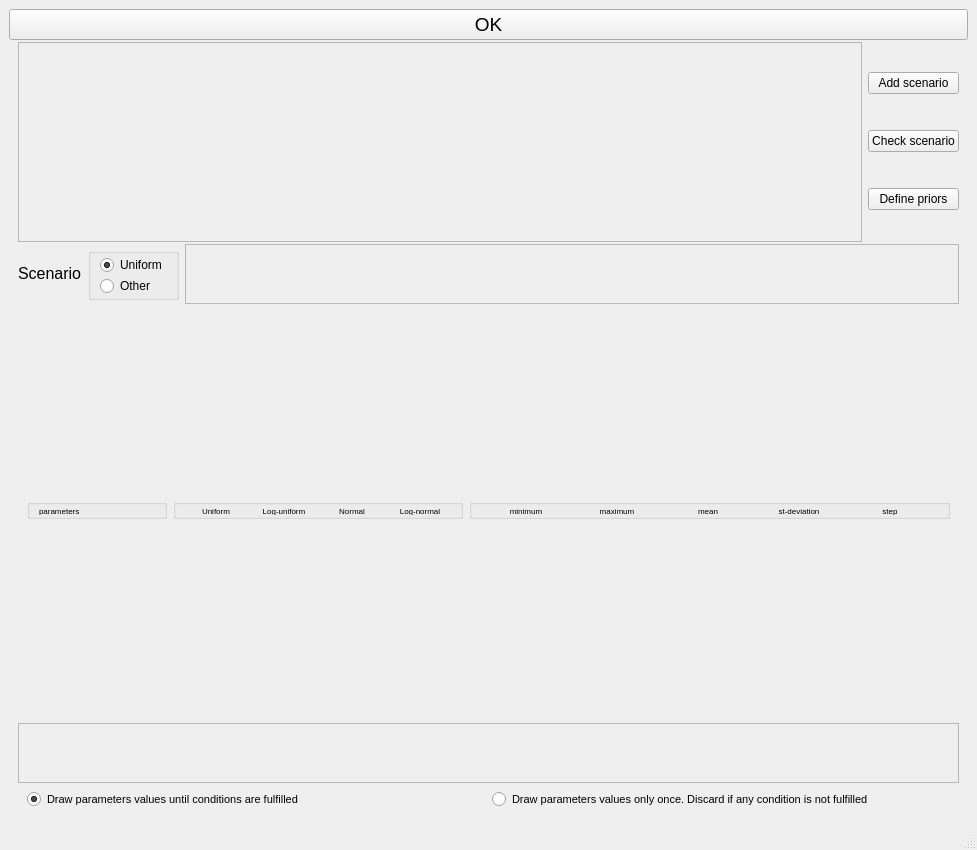
<?xml version="1.0" encoding="UTF-8"?>
<ui version="4.0">
 <class>MainWindow</class>
 <widget class="QMainWindow" name="MainWindow">
  <property name="windowModality">
   <enum>Qt::WindowModal</enum>
  </property>
  <property name="geometry">
   <rect>
    <x>0</x>
    <y>0</y>
    <width>977</width>
    <height>850</height>
   </rect>
  </property>
  <property name="windowTitle">
   <string>MainWindow</string>
  </property>
  <widget class="QWidget" name="centralwidget">
   <layout class="QVBoxLayout" name="verticalLayout_4">
    <property name="spacing">
     <number>2</number>
    </property>
    <item>
     <widget class="QPushButton" name="okButton">
      <property name="font">
       <font>
        <pointsize>14</pointsize>
       </font>
      </property>
      <property name="toolTip">
       <string>(Alt+o)</string>
      </property>
      <property name="text">
       <string>OK</string>
      </property>
      <property name="shortcut">
       <string>Alt+O</string>
      </property>
     </widget>
    </item>
    <item>
     <widget class="QFrame" name="frame_4">
      <property name="frameShape">
       <enum>QFrame::NoFrame</enum>
      </property>
      <property name="frameShadow">
       <enum>QFrame::Raised</enum>
      </property>
      <layout class="QHBoxLayout" name="horizontalLayout_4">
       <property name="topMargin">
        <number>0</number>
       </property>
       <property name="bottomMargin">
        <number>0</number>
       </property>
       <item>
        <widget class="QScrollArea" name="scScroll">
         <property name="sizePolicy">
          <sizepolicy hsizetype="Expanding" vsizetype="Fixed">
           <horstretch>0</horstretch>
           <verstretch>0</verstretch>
          </sizepolicy>
         </property>
         <property name="minimumSize">
          <size>
           <width>500</width>
           <height>200</height>
          </size>
         </property>
         <property name="maximumSize">
          <size>
           <width>16777215</width>
           <height>200</height>
          </size>
         </property>
         <property name="widgetResizable">
          <bool>true</bool>
         </property>
         <widget class="QWidget" name="scScrollContent">
          <property name="geometry">
           <rect>
            <x>0</x>
            <y>0</y>
            <width>821</width>
            <height>198</height>
           </rect>
          </property>
          <layout class="QHBoxLayout" name="horizontalLayout_3"/>
         </widget>
        </widget>
       </item>
       <item>
        <layout class="QVBoxLayout" name="verticalLayout_3">
         <item>
          <widget class="QPushButton" name="addScButton">
           <property name="sizePolicy">
            <sizepolicy hsizetype="Fixed" vsizetype="Fixed">
             <horstretch>0</horstretch>
             <verstretch>0</verstretch>
            </sizepolicy>
           </property>
           <property name="maximumSize">
            <size>
             <width>110</width>
             <height>16777215</height>
            </size>
           </property>
           <property name="toolTip">
            <string>(Alt+a)</string>
           </property>
           <property name="text">
            <string>Add scenario</string>
           </property>
           <property name="shortcut">
            <string>Alt+A</string>
           </property>
          </widget>
         </item>
         <item>
          <widget class="QPushButton" name="chkScButton">
           <property name="sizePolicy">
            <sizepolicy hsizetype="Fixed" vsizetype="Fixed">
             <horstretch>0</horstretch>
             <verstretch>0</verstretch>
            </sizepolicy>
           </property>
           <property name="maximumSize">
            <size>
             <width>110</width>
             <height>16777215</height>
            </size>
           </property>
           <property name="text">
            <string>Check scenario</string>
           </property>
          </widget>
         </item>
         <item>
          <widget class="QPushButton" name="defPrButton">
           <property name="sizePolicy">
            <sizepolicy hsizetype="Fixed" vsizetype="Fixed">
             <horstretch>0</horstretch>
             <verstretch>0</verstretch>
            </sizepolicy>
           </property>
           <property name="maximumSize">
            <size>
             <width>110</width>
             <height>16777215</height>
            </size>
           </property>
           <property name="text">
            <string>Define priors</string>
           </property>
          </widget>
         </item>
        </layout>
       </item>
      </layout>
     </widget>
    </item>
    <item>
     <widget class="QFrame" name="frame_3">
      <property name="frameShape">
       <enum>QFrame::NoFrame</enum>
      </property>
      <property name="frameShadow">
       <enum>QFrame::Raised</enum>
      </property>
      <layout class="QHBoxLayout" name="horizontalLayout">
       <property name="topMargin">
        <number>0</number>
       </property>
       <property name="bottomMargin">
        <number>0</number>
       </property>
       <item>
        <widget class="QLabel" name="label">
         <property name="sizePolicy">
          <sizepolicy hsizetype="Preferred" vsizetype="Maximum">
           <horstretch>0</horstretch>
           <verstretch>0</verstretch>
          </sizepolicy>
         </property>
         <property name="font">
          <font>
           <pointsize>12</pointsize>
          </font>
         </property>
         <property name="text">
          <string>Scenario</string>
         </property>
        </widget>
       </item>
       <item>
        <widget class="QGroupBox" name="groupBox_2">
         <property name="sizePolicy">
          <sizepolicy hsizetype="Preferred" vsizetype="Maximum">
           <horstretch>0</horstretch>
           <verstretch>0</verstretch>
          </sizepolicy>
         </property>
         <property name="title">
          <string/>
         </property>
         <layout class="QVBoxLayout" name="verticalLayout_5">
          <property name="spacing">
           <number>1</number>
          </property>
          <property name="topMargin">
           <number>1</number>
          </property>
          <property name="bottomMargin">
           <number>1</number>
          </property>
          <item>
           <widget class="QRadioButton" name="uniformRadio">
            <property name="text">
             <string>Uniform</string>
            </property>
            <property name="checked">
             <bool>true</bool>
            </property>
           </widget>
          </item>
          <item>
           <widget class="QRadioButton" name="otherRadio">
            <property name="text">
             <string>Other</string>
            </property>
            <property name="checked">
             <bool>false</bool>
            </property>
           </widget>
          </item>
         </layout>
        </widget>
       </item>
       <item>
        <widget class="QScrollArea" name="repScroll">
         <property name="sizePolicy">
          <sizepolicy hsizetype="Expanding" vsizetype="Fixed">
           <horstretch>0</horstretch>
           <verstretch>0</verstretch>
          </sizepolicy>
         </property>
         <property name="minimumSize">
          <size>
           <width>0</width>
           <height>60</height>
          </size>
         </property>
         <property name="maximumSize">
          <size>
           <width>16777215</width>
           <height>60</height>
          </size>
         </property>
         <property name="verticalScrollBarPolicy">
          <enum>Qt::ScrollBarAlwaysOff</enum>
         </property>
         <property name="widgetResizable">
          <bool>true</bool>
         </property>
         <widget class="QWidget" name="repScrollContent">
          <property name="geometry">
           <rect>
            <x>0</x>
            <y>0</y>
            <width>750</width>
            <height>58</height>
           </rect>
          </property>
          <layout class="QHBoxLayout" name="horizontalLayout_6">
           <property name="spacing">
            <number>2</number>
           </property>
           <property name="topMargin">
            <number>0</number>
           </property>
           <property name="bottomMargin">
            <number>1</number>
           </property>
          </layout>
         </widget>
        </widget>
       </item>
      </layout>
     </widget>
    </item>
    <item>
     <widget class="QScrollArea" name="scrollArea">
      <property name="font">
       <font>
        <pointsize>6</pointsize>
       </font>
      </property>
      <property name="frameShape">
       <enum>QFrame::NoFrame</enum>
      </property>
      <property name="widgetResizable">
       <bool>true</bool>
      </property>
      <property name="alignment">
       <set>Qt::AlignLeading|Qt::AlignLeft|Qt::AlignTop</set>
      </property>
      <widget class="QWidget" name="scrollAreaWidgetContents">
       <property name="geometry">
        <rect>
         <x>0</x>
         <y>0</y>
         <width>959</width>
         <height>369</height>
        </rect>
       </property>
       <layout class="QVBoxLayout" name="verticalLayout_6">
        <property name="spacing">
         <number>1</number>
        </property>
        <property name="topMargin">
         <number>1</number>
        </property>
        <property name="bottomMargin">
         <number>1</number>
        </property>
        <item>
         <widget class="QFrame" name="frame_5">
          <property name="minimumSize">
           <size>
            <width>0</width>
            <height>21</height>
           </size>
          </property>
          <property name="maximumSize">
           <size>
            <width>16777215</width>
            <height>21</height>
           </size>
          </property>
          <property name="frameShape">
           <enum>QFrame::NoFrame</enum>
          </property>
          <property name="frameShadow">
           <enum>QFrame::Raised</enum>
          </property>
          <layout class="QHBoxLayout" name="horizontalLayout_5">
           <property name="topMargin">
            <number>1</number>
           </property>
           <property name="bottomMargin">
            <number>1</number>
           </property>
           <item>
            <widget class="QGroupBox" name="groupBox_11">
             <property name="sizePolicy">
              <sizepolicy hsizetype="Fixed" vsizetype="Fixed">
               <horstretch>0</horstretch>
               <verstretch>0</verstretch>
              </sizepolicy>
             </property>
             <property name="minimumSize">
              <size>
               <width>140</width>
               <height>20</height>
              </size>
             </property>
             <property name="maximumSize">
              <size>
               <width>140</width>
               <height>20</height>
              </size>
             </property>
             <property name="title">
              <string/>
             </property>
             <layout class="QHBoxLayout" name="horizontalLayout_12">
              <property name="topMargin">
               <number>1</number>
              </property>
              <property name="bottomMargin">
               <number>1</number>
              </property>
              <item>
               <widget class="QLabel" name="label_2">
                <property name="sizePolicy">
                 <sizepolicy hsizetype="Fixed" vsizetype="Preferred">
                  <horstretch>0</horstretch>
                  <verstretch>0</verstretch>
                 </sizepolicy>
                </property>
                <property name="minimumSize">
                 <size>
                  <width>140</width>
                  <height>0</height>
                 </size>
                </property>
                <property name="maximumSize">
                 <size>
                  <width>140</width>
                  <height>16777215</height>
                 </size>
                </property>
                <property name="text">
                 <string>parameters</string>
                </property>
                <property name="alignment">
                 <set>Qt::AlignLeading|Qt::AlignLeft|Qt::AlignVCenter</set>
                </property>
               </widget>
              </item>
             </layout>
            </widget>
           </item>
           <item>
            <widget class="QGroupBox" name="groupBox_12">
             <property name="sizePolicy">
              <sizepolicy hsizetype="Fixed" vsizetype="Fixed">
               <horstretch>0</horstretch>
               <verstretch>0</verstretch>
              </sizepolicy>
             </property>
             <property name="minimumSize">
              <size>
               <width>290</width>
               <height>20</height>
              </size>
             </property>
             <property name="maximumSize">
              <size>
               <width>290</width>
               <height>20</height>
              </size>
             </property>
             <property name="title">
              <string/>
             </property>
             <layout class="QHBoxLayout" name="horizontalLayout_7">
              <property name="topMargin">
               <number>1</number>
              </property>
              <property name="bottomMargin">
               <number>1</number>
              </property>
              <item>
               <widget class="QLabel" name="label_3">
                <property name="text">
                 <string>Uniform</string>
                </property>
                <property name="alignment">
                 <set>Qt::AlignCenter</set>
                </property>
               </widget>
              </item>
              <item>
               <widget class="QLabel" name="label_4">
                <property name="text">
                 <string>Log-uniform</string>
                </property>
                <property name="alignment">
                 <set>Qt::AlignCenter</set>
                </property>
               </widget>
              </item>
              <item>
               <widget class="QLabel" name="label_5">
                <property name="text">
                 <string>Normal</string>
                </property>
                <property name="alignment">
                 <set>Qt::AlignCenter</set>
                </property>
               </widget>
              </item>
              <item>
               <widget class="QLabel" name="label_6">
                <property name="text">
                 <string>Log-normal</string>
                </property>
                <property name="alignment">
                 <set>Qt::AlignCenter</set>
                </property>
               </widget>
              </item>
             </layout>
            </widget>
           </item>
           <item>
            <widget class="QGroupBox" name="groupBox_13">
             <property name="sizePolicy">
              <sizepolicy hsizetype="Preferred" vsizetype="Fixed">
               <horstretch>0</horstretch>
               <verstretch>0</verstretch>
              </sizepolicy>
             </property>
             <property name="minimumSize">
              <size>
               <width>0</width>
               <height>20</height>
              </size>
             </property>
             <property name="maximumSize">
              <size>
               <width>16777215</width>
               <height>20</height>
              </size>
             </property>
             <property name="title">
              <string/>
             </property>
             <layout class="QHBoxLayout" name="horizontalLayout_11">
              <property name="topMargin">
               <number>1</number>
              </property>
              <property name="bottomMargin">
               <number>1</number>
              </property>
              <item>
               <widget class="QLabel" name="label_7">
                <property name="sizePolicy">
                 <sizepolicy hsizetype="Fixed" vsizetype="Preferred">
                  <horstretch>0</horstretch>
                  <verstretch>0</verstretch>
                 </sizepolicy>
                </property>
                <property name="minimumSize">
                 <size>
                  <width>80</width>
                  <height>0</height>
                 </size>
                </property>
                <property name="maximumSize">
                 <size>
                  <width>80</width>
                  <height>16777215</height>
                 </size>
                </property>
                <property name="text">
                 <string>minimum</string>
                </property>
                <property name="alignment">
                 <set>Qt::AlignCenter</set>
                </property>
               </widget>
              </item>
              <item>
               <widget class="QLabel" name="label_8">
                <property name="sizePolicy">
                 <sizepolicy hsizetype="Fixed" vsizetype="Preferred">
                  <horstretch>0</horstretch>
                  <verstretch>0</verstretch>
                 </sizepolicy>
                </property>
                <property name="minimumSize">
                 <size>
                  <width>80</width>
                  <height>0</height>
                 </size>
                </property>
                <property name="maximumSize">
                 <size>
                  <width>80</width>
                  <height>16777215</height>
                 </size>
                </property>
                <property name="text">
                 <string>maximum</string>
                </property>
                <property name="alignment">
                 <set>Qt::AlignCenter</set>
                </property>
               </widget>
              </item>
              <item>
               <widget class="QLabel" name="label_9">
                <property name="sizePolicy">
                 <sizepolicy hsizetype="Fixed" vsizetype="Preferred">
                  <horstretch>0</horstretch>
                  <verstretch>0</verstretch>
                 </sizepolicy>
                </property>
                <property name="minimumSize">
                 <size>
                  <width>80</width>
                  <height>0</height>
                 </size>
                </property>
                <property name="maximumSize">
                 <size>
                  <width>80</width>
                  <height>16777215</height>
                 </size>
                </property>
                <property name="text">
                 <string>mean</string>
                </property>
                <property name="alignment">
                 <set>Qt::AlignCenter</set>
                </property>
               </widget>
              </item>
              <item>
               <widget class="QLabel" name="label_10">
                <property name="sizePolicy">
                 <sizepolicy hsizetype="Fixed" vsizetype="Preferred">
                  <horstretch>0</horstretch>
                  <verstretch>0</verstretch>
                 </sizepolicy>
                </property>
                <property name="minimumSize">
                 <size>
                  <width>80</width>
                  <height>0</height>
                 </size>
                </property>
                <property name="maximumSize">
                 <size>
                  <width>80</width>
                  <height>16777215</height>
                 </size>
                </property>
                <property name="text">
                 <string>st-deviation</string>
                </property>
                <property name="alignment">
                 <set>Qt::AlignCenter</set>
                </property>
               </widget>
              </item>
              <item>
               <widget class="QLabel" name="label_11">
                <property name="sizePolicy">
                 <sizepolicy hsizetype="Fixed" vsizetype="Preferred">
                  <horstretch>0</horstretch>
                  <verstretch>0</verstretch>
                 </sizepolicy>
                </property>
                <property name="minimumSize">
                 <size>
                  <width>80</width>
                  <height>0</height>
                 </size>
                </property>
                <property name="maximumSize">
                 <size>
                  <width>80</width>
                  <height>16777215</height>
                 </size>
                </property>
                <property name="text">
                 <string>step</string>
                </property>
                <property name="alignment">
                 <set>Qt::AlignCenter</set>
                </property>
               </widget>
              </item>
             </layout>
            </widget>
           </item>
          </layout>
         </widget>
        </item>
       </layout>
      </widget>
     </widget>
    </item>
    <item>
     <widget class="QFrame" name="frame">
      <property name="frameShape">
       <enum>QFrame::NoFrame</enum>
      </property>
      <property name="frameShadow">
       <enum>QFrame::Raised</enum>
      </property>
      <layout class="QVBoxLayout" name="verticalLayout_2">
       <item>
        <widget class="QScrollArea" name="scrollArea_3">
         <property name="sizePolicy">
          <sizepolicy hsizetype="Expanding" vsizetype="Fixed">
           <horstretch>0</horstretch>
           <verstretch>0</verstretch>
          </sizepolicy>
         </property>
         <property name="minimumSize">
          <size>
           <width>0</width>
           <height>60</height>
          </size>
         </property>
         <property name="maximumSize">
          <size>
           <width>16777215</width>
           <height>60</height>
          </size>
         </property>
         <property name="font">
          <font>
           <pointsize>6</pointsize>
          </font>
         </property>
         <property name="verticalScrollBarPolicy">
          <enum>Qt::ScrollBarAlwaysOff</enum>
         </property>
         <property name="widgetResizable">
          <bool>true</bool>
         </property>
         <widget class="QWidget" name="scrollAreaWidgetContents_3">
          <property name="geometry">
           <rect>
            <x>0</x>
            <y>0</y>
            <width>939</width>
            <height>58</height>
           </rect>
          </property>
          <layout class="QHBoxLayout" name="horizontalLayout_2">
           <property name="spacing">
            <number>1</number>
           </property>
           <property name="topMargin">
            <number>1</number>
           </property>
           <property name="bottomMargin">
            <number>1</number>
           </property>
          </layout>
         </widget>
        </widget>
       </item>
       <item>
        <widget class="QFrame" name="frame_2">
         <property name="frameShape">
          <enum>QFrame::NoFrame</enum>
         </property>
         <property name="frameShadow">
          <enum>QFrame::Raised</enum>
         </property>
         <layout class="QHBoxLayout" name="horizontalLayout_8">
          <property name="topMargin">
           <number>1</number>
          </property>
          <property name="bottomMargin">
           <number>1</number>
          </property>
          <item>
           <widget class="QRadioButton" name="radioButton_3">
            <property name="font">
             <font>
              <pointsize>8</pointsize>
             </font>
            </property>
            <property name="text">
             <string>Draw parameters values until conditions are fulfilled</string>
            </property>
            <property name="checked">
             <bool>true</bool>
            </property>
           </widget>
          </item>
          <item>
           <widget class="QRadioButton" name="radioButton_4">
            <property name="font">
             <font>
              <pointsize>8</pointsize>
             </font>
            </property>
            <property name="text">
             <string>Draw parameters values only once. Discard if any condition is not fulfilled</string>
            </property>
           </widget>
          </item>
         </layout>
        </widget>
       </item>
      </layout>
     </widget>
    </item>
   </layout>
  </widget>
  <widget class="QMenuBar" name="menubar">
   <property name="geometry">
    <rect>
     <x>0</x>
     <y>0</y>
     <width>977</width>
     <height>25</height>
    </rect>
   </property>
  </widget>
  <widget class="QStatusBar" name="statusbar"/>
 </widget>
 <resources/>
 <connections/>
</ui>
